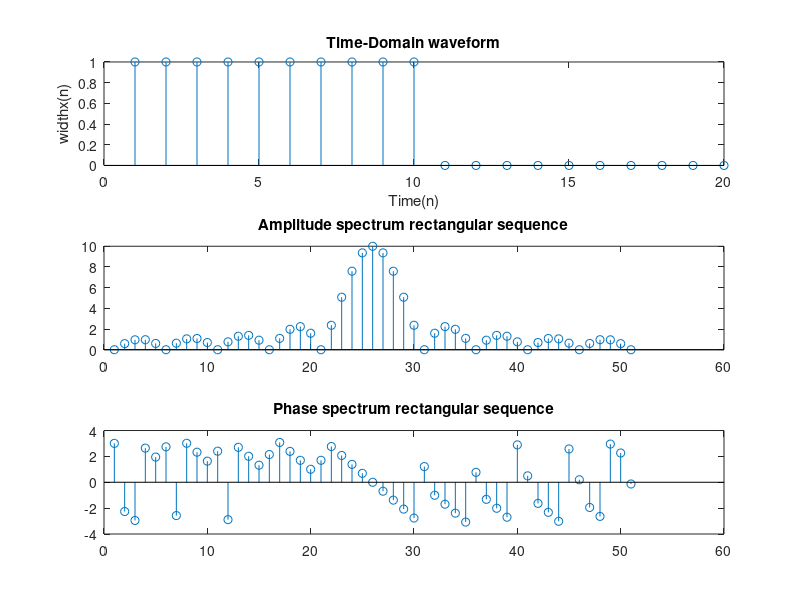

Write the MATLAB code that produced this figure.
clear;

n=1:20;
x=sign(sign(10-n)+1);
close all;

subplot(3,1,1);
%Time-Domain waveform
stem(x);
title('Time-Domain waveform');
xlabel('Time(n)');
ylabel('widthx(n)');

k=-25:25;
temp=(-pi*j)/25;
X=x*((exp(temp)).^(n'*k));
magX=abs(X);

subplot(3,1,2);
stem(magX);
title('Amplitude spectrum rectangular sequence');

angX=angle(X);
subplot(3,1,3);
stem(angX);
title('Phase spectrum rectangular sequence');


